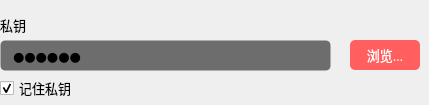
           <widget class="QWidget" name="tab_secretkey">
            <attribute name="title">
             <string>   公钥   </string>
            </attribute>
            <widget class="QLabel" name="label_zk_host_5">
             <property name="geometry">
              <rect>
               <x>0</x>
               <y>10</y>
               <width>39</width>
               <height>30</height>
              </rect>
             </property>
             <property name="font">
              <font>
               <family>OPPOSans B</family>
               <pointsize>10</pointsize>
              </font>
             </property>
             <property name="text">
              <string>私钥</string>
             </property>
            </widget>
            <widget class="QLineEdit" name="lineEdit_zk_port_8">
             <property name="geometry">
              <rect>
               <x>0</x>
               <y>40</y>
               <width>331</width>
               <height>31</height>
              </rect>
             </property>
             <property name="minimumSize">
              <size>
               <width>0</width>
               <height>30</height>
              </size>
             </property>
             <property name="font">
              <font>
               <family>OPPOSans B</family>
               <pointsize>10</pointsize>
              </font>
             </property>
             <property name="styleSheet">
              <string notr="true">background-color: rgb(25, 25, 25, 155);
border: 1px solid rgba(255, 255, 255, 0);
border-radius: 5px;
padding-left:10px;
padding-right:10px;</string>
             </property>
             <property name="text">
              <string>******</string>
             </property>
             <property name="echoMode">
              <enum>QLineEdit::Password</enum>
             </property>
            </widget>
            <widget class="QToolButton" name="toolButton_browse">
             <property name="geometry">
              <rect>
               <x>350</x>
               <y>40</y>
               <width>70</width>
               <height>30</height>
              </rect>
             </property>
             <property name="sizePolicy">
              <sizepolicy hsizetype="Expanding" vsizetype="Expanding">
               <horstretch>0</horstretch>
               <verstretch>0</verstretch>
              </sizepolicy>
             </property>
             <property name="minimumSize">
              <size>
               <width>70</width>
               <height>30</height>
              </size>
             </property>
             <property name="maximumSize">
              <size>
               <width>70</width>
               <height>30</height>
              </size>
             </property>
             <property name="font">
              <font>
               <family>OPPOSans B</family>
               <pointsize>10</pointsize>
               <stylestrategy>PreferAntialias</stylestrategy>
              </font>
             </property>
             <property name="styleSheet">
              <string notr="true">QToolButton {
	color: rgb(255, 255, 255);
	background-color: rgb(255, 95, 95);
	border-radius: 5px;
}

QToolButton::menu-indicator { 
	image: None;
}

 
QToolButton:hover {
	color: rgb(255, 255, 255);
	background-color: rgb(255, 95, 95);
}</string>
             </property>
             <property name="text">
              <string>浏览...</string>
             </property>
            </widget>
            <widget class="QCheckBox" name="checkBox_2">
             <property name="geometry">
              <rect>
               <x>0</x>
               <y>80</y>
               <width>71</width>
               <height>16</height>
              </rect>
             </property>
             <property name="font">
              <font>
               <family>OPPOSans B</family>
               <pointsize>10</pointsize>
               <stylestrategy>PreferAntialias</stylestrategy>
              </font>
             </property>
             <property name="text">
              <string>记住私钥</string>
             </property>
             <property name="checked">
              <bool>true</bool>
             </property>
            </widget>
           </widget>
